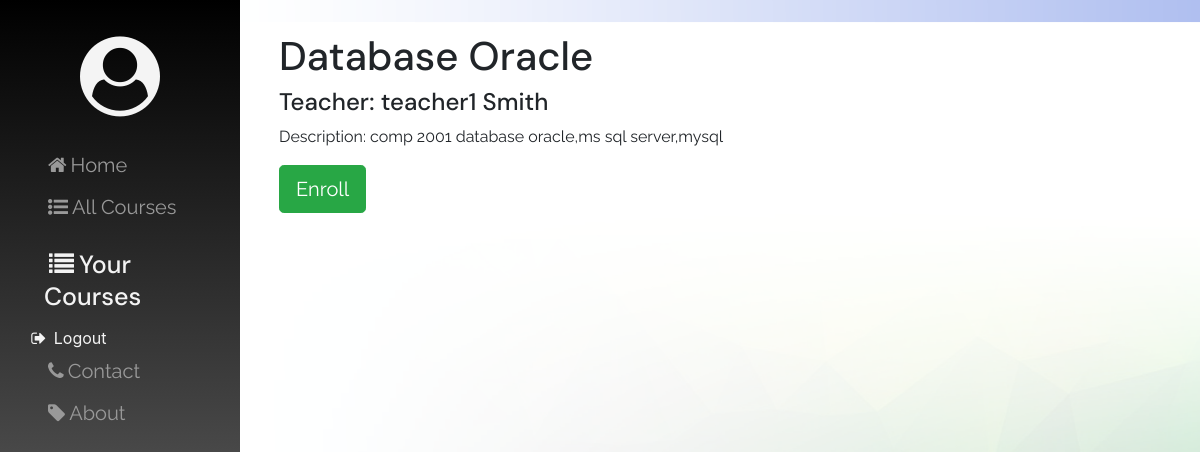
Page /courses/detail/1/ (signed in) on the committed database.
### courses/models.py (models this page shows, shortened)
class Course(models.Model):
    course_name = models.CharField(max_length=200)
    course_description = models.TextField()
    teacher = models.ForeignKey(User, related_name="course", on_delete=models.CASCADE)
    students = models.ManyToManyField(User, through='Enrollment', related_name="student_course")
    class Meta:
        ordering = ['course_name']

### users/models.py (models this page shows)
class User(auth.models.AbstractUser):
    USER_TYPE_CHOICES = (
        (1, 'Student'),
        (2, 'Teacher')
    )
    user_type = models.PositiveIntegerField(choices=USER_TYPE_CHOICES, default=1)
    def __str__(self):
        return self.first_name + ' ' + self.last_name

### courses/views.py (the view)
# urls.py: re_path(r'^detail/(?P<pk>[-\w]+)/$', views.CourseDetail.as_view(), name='detail'),
class CourseDetail(generic.DetailView):
    model = Course
    def get_context_data(self,**kwargs):
        assignments = Assignment.objects.filter(course=self.kwargs['pk'])
        resources = Resource.objects.filter(course=self.kwargs['pk'])
        context = super(CourseDetail, self).get_context_data(**kwargs)
        context['assignments'] = assignments
        context['resources'] = resources
        return context

### courses/context_processors.py (called while the page is built)
def courses_processor(request):
    course = Course.objects.all()
    return {'list_courses': course}

### courses/templates/courses/course_detail.html (shortened to what this page needs)
{% extends 'courses/course_base.html' %}
{% block main_content %}
<h1>{{course.course_name}}</h1>
<h4>Teacher: {{course.teacher}}</h4>
<p>Description: {{course.course_description}}</p>
{% if user.user_type == 1 %} {%if user in course.students.all%}
<a
  href="{% url 'courses:unenroll' pk=course.pk %}"
  class="btn btn-danger btn-lg"
  >Unenroll</a
>
{% else %}
<a href="{% url 'courses:enroll' pk=course.pk %}" class="btn btn-success btn-lg"
  >Enroll</a
>
{% endif %}
{% endif %}
{% endblock main_content %}

### static/css/master.css (style rules this page uses)
h1, h2, h3, h4, h5, h6 { font-family: 'DM Sans', sans-serif; }
p, a { font-family: 'Raleway', 'sans-serif'; }

### rows in the picture
Course: course_name "Database Oracle", teacher "teacher1 Smith", course_description "comp 2001 database oracle,ms sql server,mysql"
